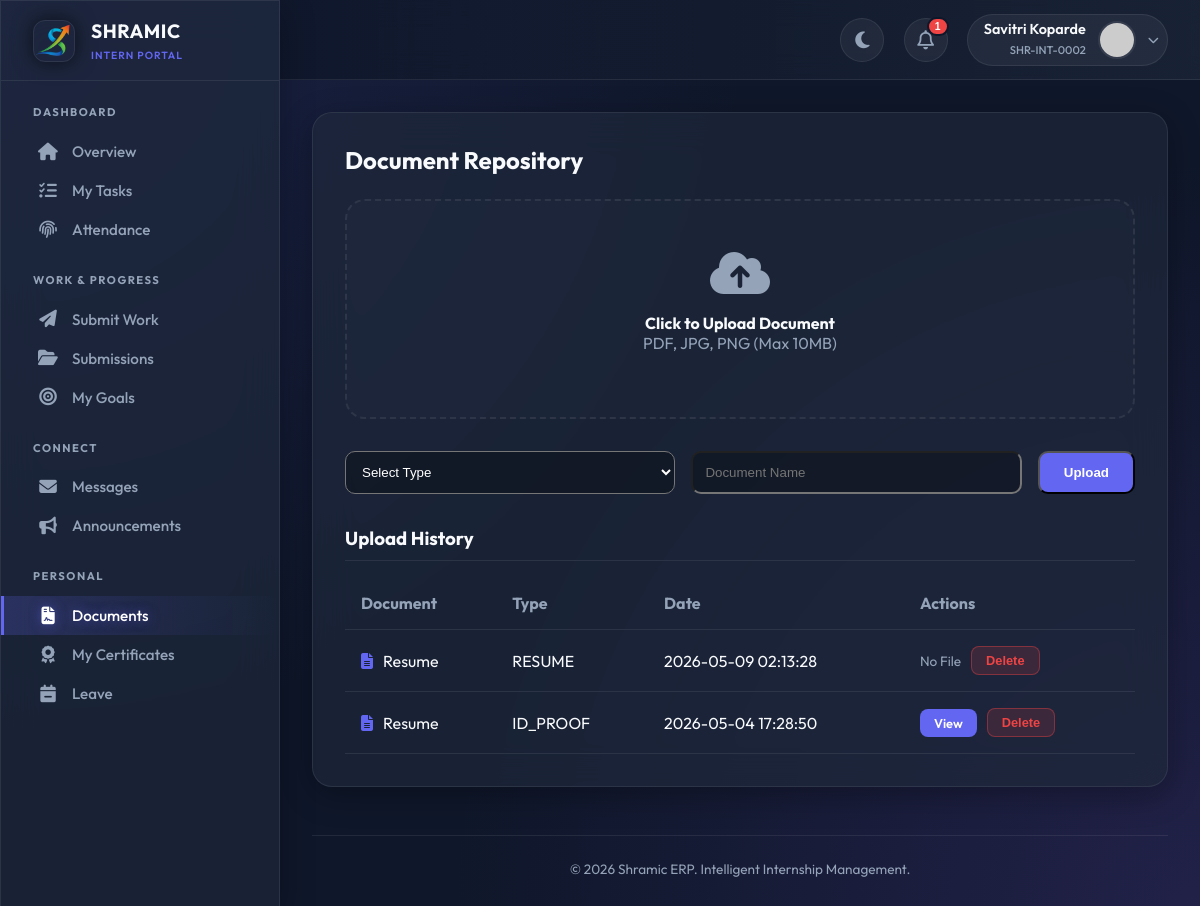
The app's page /intern/documents (signed in), older data.
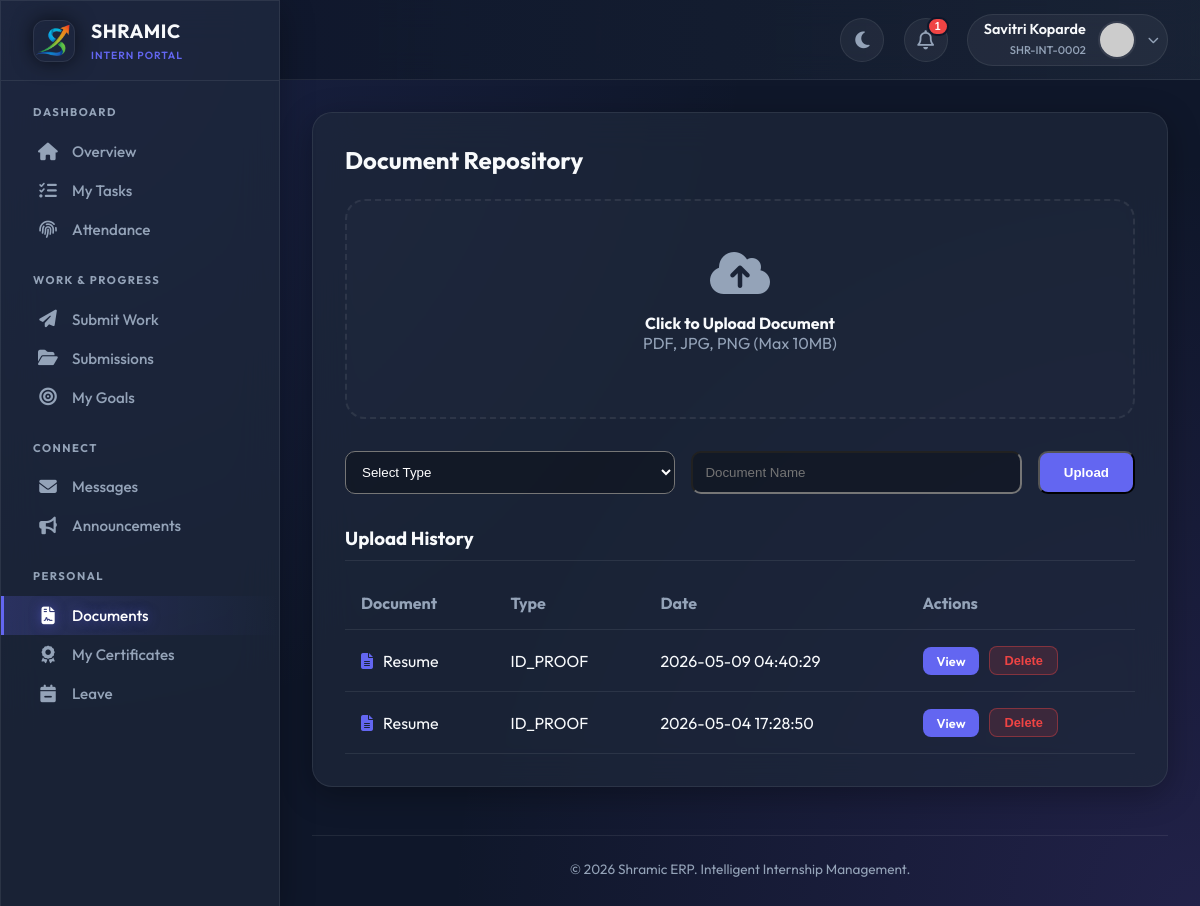
The same page, newer data.
### tables this page shows
CREATE TABLE document_verifications (
            id INTEGER PRIMARY KEY AUTOINCREMENT,
            user_id INTEGER,
            document_type TEXT NOT NULL,
            document_name TEXT,
            file_url TEXT,
            status TEXT DEFAULT 'PENDING',
            verified_by INTEGER,
            verified_at TIMESTAMP,
            rejection_reason TEXT,
            uploaded_at TIMESTAMP DEFAULT CURRENT_TIMESTAMP,
            FOREIGN KEY (user_id) REFERENCES users(id),
            FOREIGN KEY (verified_by) REFERENCES users(id)
        );

### app.py (the view, shortened to what this page needs)
@app.route('/intern/documents', methods=['GET', 'POST'])
@login_required
@approved_required
def intern_documents():
    conn = get_db_connection()
    cur = conn.cursor()
    cur.execute("""
        SELECT dv.*, v.full_name as verifier_name
        FROM document_verifications dv
        LEFT JOIN users v ON dv.verified_by = v.id
        WHERE dv.user_id = ?
        ORDER BY dv.uploaded_at DESC
    """, (current_user.id,))
    documents = cur.fetchall()
    conn.close()
    return render_template('intern/documents.html', documents=documents)

### app.py (called while the page is built)
@app.before_request
def make_session_permanent():
    session.permanent = True
    app.permanent_session_lifetime = timedelta(days=365)
    if current_user.is_authenticated:
        try:
            conn = get_db_connection()
            cur = conn.cursor()
            current_timestamp = format_datetime(get_current_datetime())
            cur.execute("UPDATE users SET updated_at = ? WHERE id = ?",
                       (current_timestamp, current_user.id))
            conn.commit()
            conn.close()
        except:
            pass

def get_db_connection():
    conn = sqlite3.connect(DATABASE)
    conn.row_factory = sqlite3.Row
    return conn

def get_current_datetime():
    return datetime.now(TIMEZONE)

def format_datetime(dt, format_str='%Y-%m-%d %H:%M:%S'):
    if dt is None: return None
    if isinstance(dt, str): return dt
    return dt.strftime(format_str)

@login_manager.user_loader
def load_user(user_id):
    conn = get_db_connection()
    cur = conn.cursor()
    cur.execute("SELECT * FROM users WHERE id = ?", (user_id,))
    user_data = cur.fetchone()
    conn.close()
    return User(dict(user_data)) if user_data else None

### templates/intern/documents.html (shortened to what this page needs)
{% extends "intern/base.html" %}
{% block content %}
<div class="glass-panel" style="padding: 2rem; border-radius: 20px">
  <h2 style="margin-bottom: 1.5rem; font-weight: 700">Document Repository</h2>
  <form action="{{ url_for('intern_documents') }}" method="POST" enctype="multipart/form-data">
    <div class="upload-zone" onclick="document.getElementById('file-input').click()">
      <i class="fas fa-cloud-upload-alt" style="font-size: 3rem; color: var(--text-muted); margin-bottom: 1rem"></i>
      <h4 style="color: var(--text-main)">Click to Upload Document</h4>
      <p style="color: var(--text-muted)">PDF, JPG, PNG (Max 10MB)</p>
    </div>
    <div style="display: grid; grid-template-columns: 1fr 1fr auto; gap: 1rem; margin-bottom: 2rem;">
      <select name="document_type" required style="padding: 12px; border-radius: 10px; background: rgba(0,0,0,0.3); color: white;">
        <option value="">Select Type</option>
      </select>
      <input type="text" name="document_name" placeholder="Document Name" required
             style="padding: 12px; border-radius: 10px; background: rgba(0,0,0,0.3); color: white;">
      <button type="submit"
              style="padding: 12px 24px; background: var(--primary); color: white; border-radius: 10px; font-weight: 700;">
        Upload
      </button>
    </div>
  </form>
  <h3 style="border-bottom: 1px solid var(--glass-border); padding-bottom: 10px;">Upload History</h3>
  <table class="doc-table">
    <thead>
      <tr>
        <th>Document</th>
        <th>Type</th>
        <th>Date</th>
        <th>Actions</th>
      </tr>
    </thead>
    <tbody>
      {% for doc in documents %}
      <tr>
        <td>
          <div style="display:flex; align-items:center; gap:10px;">
            <i class="fas fa-file-alt" style="color: var(--primary)"></i>
            {{ doc.document_name }}
          </div>
        </td>
        <td>{{ doc.document_type }}</td>
        <td>{{ doc.uploaded_at }}</td>
        <td>
          <div style="display:flex; gap:10px; align-items:center;">
            {% if doc.file_url %}
            <a href="{{ url_for('serve_file', filename=doc.file_url) }}"
               target="_blank"
               class="action-btn view-btn">
              View
            </a>
            {% else %}
            <span style="color: var(--text-muted); font-size: 0.85rem;">No File</span>
            {% endif %}
            <form action="{{ url_for('delete_intern_document', doc_id=doc.id) }}" method="POST" style="margin:0;">
              <button type="submit"
                      onclick="return confirm('Delete this document?')"
                      class="action-btn delete-btn">
                Delete
              </button>
            </form>
          </div>
        </td>
      </tr>
      {% else %}
      <tr>
        <td colspan="4" style="text-align:center; padding:2rem;">
          No documents uploaded
        </td>
      </tr>
      {% endfor %}
    </tbody>
  </table>
</div>
{% endblock %}

Row changes from the older to the newer data that the page shows:
removed document_verifications: document_name "Resume", document_type "RESUME", uploaded_at "2026-05-09 02:13:28", shows "No File"
added document_verifications: document_name "Resume", document_type "ID_PROOF", uploaded_at "2026-05-09 04:40:29"
